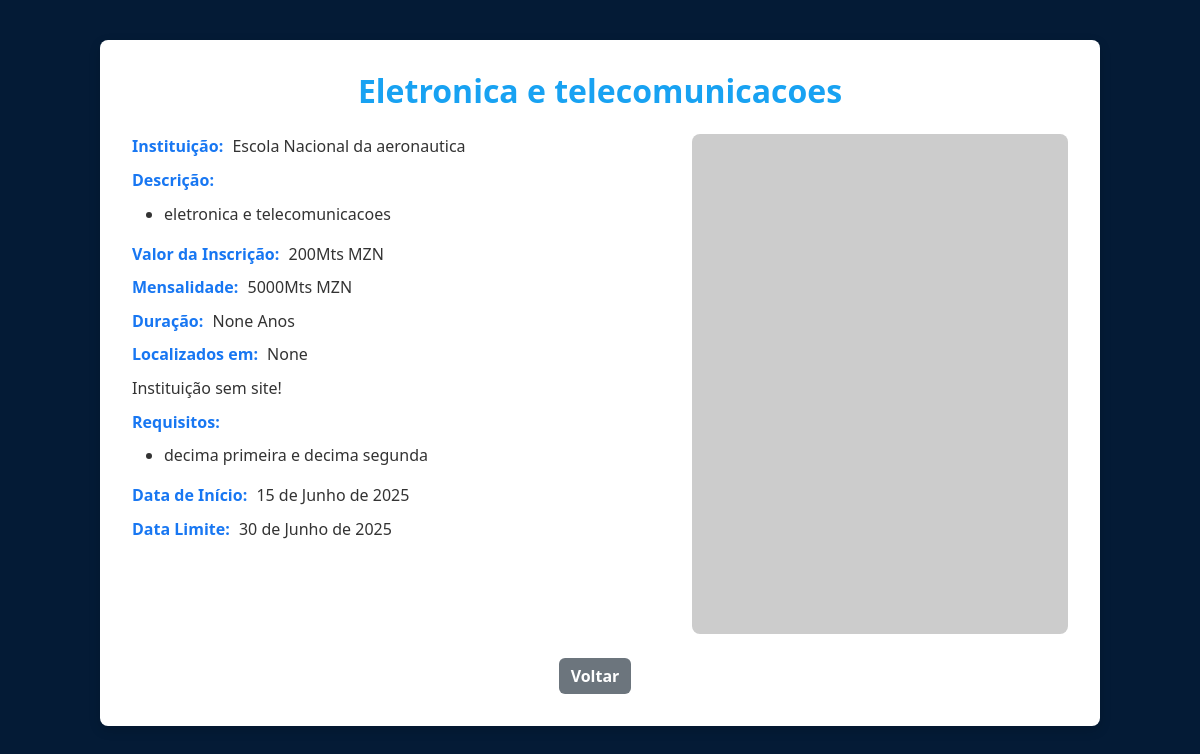
/detalhes_Curso/1/, run on the app's committed database.
### tarefas/models.py (models this page shows, shortened)
class Cursar(models.Model):
    instituicao = models.CharField(max_length=200)
    Nome_curso = models.CharField(max_length=200, verbose_name = "Nome do curso")
    localizacao = models.CharField(blank= True, null = True)
    email_contato = models.EmailField(blank = True, null = True)
    site = models.URLField(blank= True, null=True)
    imagem = models.ImageField(upload_to='Imagem_curso', blank=True, null = True)
    Descricao_curso = models.TextField()
    requisitos = models.TextField()
    inscricao = models.IntegerField(verbose_name="Valor da inscricao")
    mensalidade = models.IntegerField(verbose_name="Valor da mensalidade")
    inicio_inscricao = models.DateField(auto_now_add=True)
    limite_inscricao = models.DateField(verbose_name="data limite de candidatura")
    Duracao = models.PositiveSmallIntegerField(blank=True, null=True, verbose_name="Duracao do Curso")
    palavrsa_chave = models.TextField("Palavras chaves (separadas por virgula)")
    banner = models.ImageField(upload_to = 'banner', blank = True, null = True)
    """© 2025 Cleiton Ernesto Cumbane. Todos os direitos reservados.
   Este código faz parte do projeto SpotDjob.
   Uso não autorizado, cópia ou distribuição são proibidos sem permissão.
   """

### tarefas/views.py (the view)
# urls.py: path('detalhes_Curso/<int:curso_id>/', curso_detalhes, name="curso_detalhes"),
def curso_detalhes(request, curso_id):
    curso = get_object_or_404(Cursar, id = curso_id)
    requisitos_lista = [r.strip() for r in curso.requisitos.split(';') if r.strip()]
    descricao_lista = [r.strip() for r in curso.Descricao_curso.split(';') if r.strip()]
    context = {
        'curso': curso,
        'requisitos_lista': requisitos_lista,
        'descricao_lista': descricao_lista,
    }
    return render(request, 'tarefas/det_cursos.html', context)

### tarefas/templates/tarefas/det_cursos.html (shortened to what this page needs)
<!doctype html>
<html lang="pt">
  <head>
    <link href="https://cdn.jsdelivr.net/npm/bootstrap@5.3.6/dist/css/bootstrap.min.css" rel="stylesheet">
  </head>
  <body>
    <div class="container">
      <div class="curso-container">
        <h2 class="curso-titulo">{{ curso.Nome_curso }}</h2>
        <div class="row">
          <div class="col-md-7 curso-info">
            <p><strong>Instituição:</strong> {{ curso.instituicao }}</p>
            <p><strong>Descrição:</strong> </p>
               <ul>
                {% for item in descricao_lista %}
                  <li>{{ item }}</li>
                {% endfor %}
               </ul>
            <p><strong>Valor da Inscrição:</strong> {{ curso.inscricao }} MZN</p>
            <p><strong>Mensalidade:</strong> {{ curso.mensalidade }} MZN</p>
            <p><strong>Duração:</strong> {{ curso.Duracao }} Anos</p>
            <p><strong>Localizados em:</strong> {{ curso.localizacao }}</p>
            {% if curso.site %}
              <p><strong>Nosso site:</strong> <a href="{{ curso.site }}">{{ curso.site }}</a></p>
            {% else %}
               <p>Instituição sem site!</p>
            {% endif %}
            <p><strong>Requisitos: </strong></p>
            <ul>
              {% for item in requisitos_lista %}
                <li>{{ item }}</li>
              {% endfor %}
            </ul>
            <p><strong>Data de Início:</strong> {{ curso.inicio_inscricao }}</p>
            <p><strong>Data Limite:</strong> {{ curso.limite_inscricao }}</p>
          </div>
          <div class="col-md-5">
            {% if curso.banner %}
              <img src="{{ curso.banner.url }}" alt="Banner do Curso" class="curso-banner">
            {% else %}
              <img src="https://via.placeholder.com/400x300?text=Sem+Imagem" alt="Sem imagem" class="curso-banner">
            {% endif %}
          </div>
        </div>
        <div class="d-flex justify-content-center mt-4">
          <a href="{% url 'home' %}" class="btn btn-secondary">Voltar</a>
        </div>
      </div>
    </div>
  </body>
</html>

### tarefas/templates/tarefas/det_cursos.html (style rules this page uses)
body { background-color: rgb(4, 27, 54); padding-top: 40px; padding-bottom: 40px; min-height: 100vh; color: #333; }
.curso-container { max-width: 1000px; background-color: white; padding: 2rem; border-radius: 8px; box-shadow: 0 4px 12px rgba(0, 0, 0, 0.15); margin: auto; }
.curso-titulo { font-size: 32px; font-weight: 700; color: rgb(24, 162, 242); margin-bottom: 1.5rem; text-align: center; }
.curso-info p, .curso-info li { margin-bottom: 0.6rem; font-size: 1rem; }
.curso-info strong { color: #1877f2; margin-right: 5px; }
.btn-secondary { background-color: #6c757d; font-weight: bold; border: none; }
.btn { margin-right: 10px; }
.curso-banner { width: 100%; height: 500px; border-radius: 8px; object-fit: cover; }

### data on the page
Cursar: Nome_curso "Eletronica e telecomunicacoes", instituicao "Escola Nacional da aeronautica", descricao_lista "eletronica e telecomunicacoes", inscricao "200Mts", mensalidade "5000Mts", Duracao "None", localizacao "None", requisitos_lista "decima primeira e decima segunda", inicio_inscricao "15 de Junho de 2025", limite_inscricao "30 de Junho de 2025"
